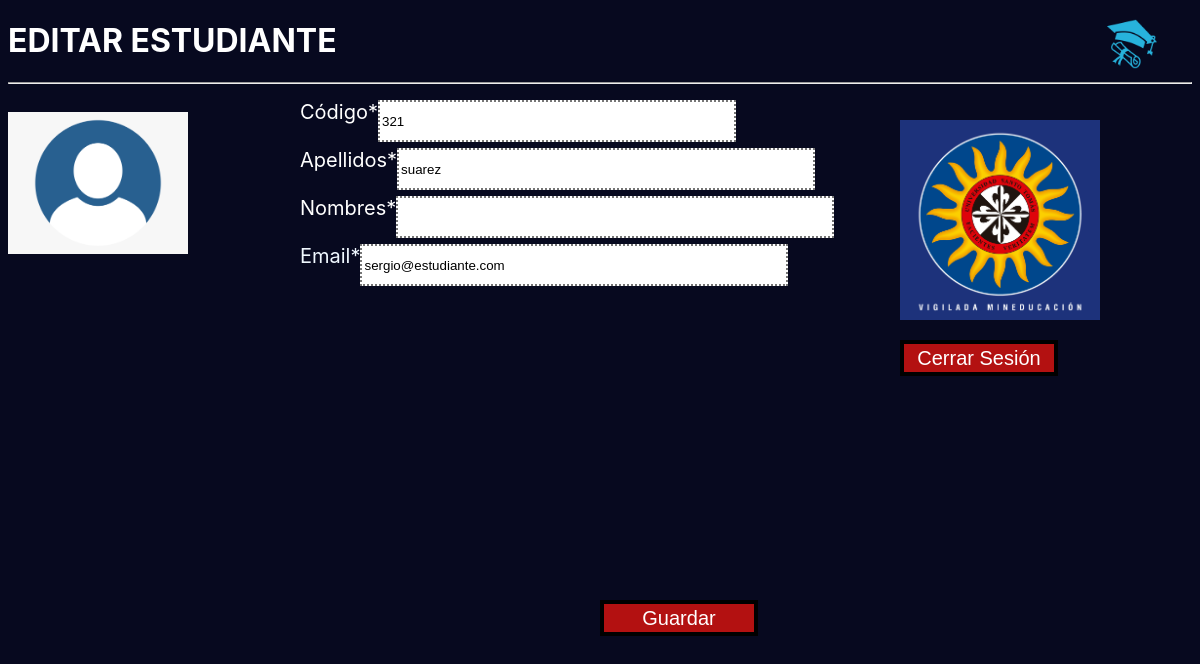
/index/admin/editarEstudiante/4/ (signed in), run on the app's committed database.
### app/models.py (models this page shows, shortened)
class Estudiante (models.Model):
    usuario = models.OneToOneField(
        User,
        on_delete= models.CASCADE,
        primary_key=True,
    )
    codigo = models.IntegerField(null=False)
    class Meta:
        app_label='app'

### app/views.py (the view)
# urls.py: path('index/admin/editarEstudiante/<int:id>/', views.editarEstudiante, name='editarEstudiante'),
@login_required
def editarEstudiante(request,id):
    estudianteenviado=Estudiante.objects.get(usuario_id=id)
    contexto= {
        'estudianteenviado':estudianteenviado
    }
    return render( request, 'app/editarEstudiante.html',contexto)

### app/templates/app/editarEstudiante.html (shortened to what this page needs)
{% extends "app/base.html" %} {% load static %} {%block css%}
<link rel="stylesheet" href="{% static 'app/css/estilo.css' %}">
<link rel="stylesheet" href="{% static 'app/css/estilocrearestudiante.css' %}"> {%endblock%} {%block titulo%} Editar Estudiante como admin {%endblock%} {%block body%}
<h1> EDITAR ESTUDIANTE</h1>
<hr>
<br>
<img src="{% static 'app/img/profilephoto.png' %}" alt="profilephoto" width="180">
<img src="{% static 'app/img/LOGO_USTA_AZUL.png' %}" alt="Logo" class="logoustagrupo" width="200">
<div class="admincreargrupo">
    <a href="{% url 'app:cerrarsesion' %}">
        <input class="cerrargrupo" type="submit" value="Cerrar Sesión">
    </a>
    <form action="{% url 'app:editarestudianteForm' estudianteenviado.usuario_id %}" method="POST">
        <label for="asignaturain" id="lblasignatura">Código* </label>
        <input type="text" id="asignaturain" name="codigo" value="{{estudianteenviado.codigo}}" class="inasignatura">
        <br>
        <br>
        <label for="semestrein" id="lblsemestre">Apellidos* </label>
        <input type="text" id="semestrein" name="apellidos" value="{{estudianteenviado.usuario.last_name}}" class="insemestre">
        <br>
        <br>
        <label for="profesorin" id="lblprofesor">Nombres* </label>
        <input type="text" id="profesorin" name="nombre" value="{{estudianteenviado.usuario.first_name}}" class="inprofesor">
        <br>
        <br>
        <label for="cantidadin" id="lblcantidad">Email* </label>
        <input type="text" id="cantidadin" name="correo" value="{{estudianteenviado.usuario.email}}" class="incantidad">
        <input class="enviarGrupo" type="submit" value="Guardar">
    </form>
</div>
<br>
{%endblock%}

### app/static/app/css/estilo.css (style rules this page uses)
html { background-color: #07091f; font-family: -apple-system, BlinkMacSystemFont, 'Segoe UI', Roboto, Oxygen, Ubuntu, Cantarell, 'Open Sans', 'Helvetica Neue', sans-serif; }
h1 { left: 100px; color: white; font-family: -apple-system, BlinkMacSystemFont, 'Segoe UI', Roboto, Oxygen, Ubuntu, Cantarell, 'Open Sans', 'Helvetica Neue', sans-serif; }
input { position: absolute; width: 158px; height: 36px; }

### app/static/app/css/estilocrearestudiante.css (style rules this page uses)
html { background-color: #07091f; font-family: -apple-system, BlinkMacSystemFont, 'Segoe UI', Roboto, Oxygen, Ubuntu, Cantarell, 'Open Sans', 'Helvetica Neue', sans-serif; }
h1 { left: 100px; color: white; font-family: -apple-system, BlinkMacSystemFont, 'Segoe UI', Roboto, Oxygen, Ubuntu, Cantarell, 'Open Sans', 'Helvetica Neue', sans-serif; }
input { position: absolute; width: 158px; height: 36px; }
.admincreargrupo { position: absolute; color: aliceblue; font-size: 20px; left: 300px; top: 100px; width: 296px; }
.cerrargrupo { background-color: #b31111; border: 4px solid #000000; color: rgb(255, 255, 255); text-align: center; text-decoration: double; font-size: larger; display: inline; font-size: 20px; top: 240px; left: 600px; cursor: pointer; }
.logoustagrupo { position: absolute; top: 120px; left: 900px; }
.enviarGrupo { background-color: #b31111; border: 4px solid #000000; color: rgb(255, 255, 255); text-align: center; text-decoration: double; font-size: larger; display: inline; font-size: 20px; top: 500px; left: 300px; cursor: pointer; }
#lblasignatura { color: white; }
#lblsemestre { color: white; }
#lblprofesor { color: white; }
.inasignatura { width: 350px; border-style: dotted; }
.insemestre { width: 410px; border-style: dotted; }
.inprofesor { width: 430px; border-style: dotted; }
.incantidad { width: 420px; border-style: dotted; }

### data on the page
Estudiante: codigo "321", apellidos "suarez", correo "sergio@estudiante.com"
